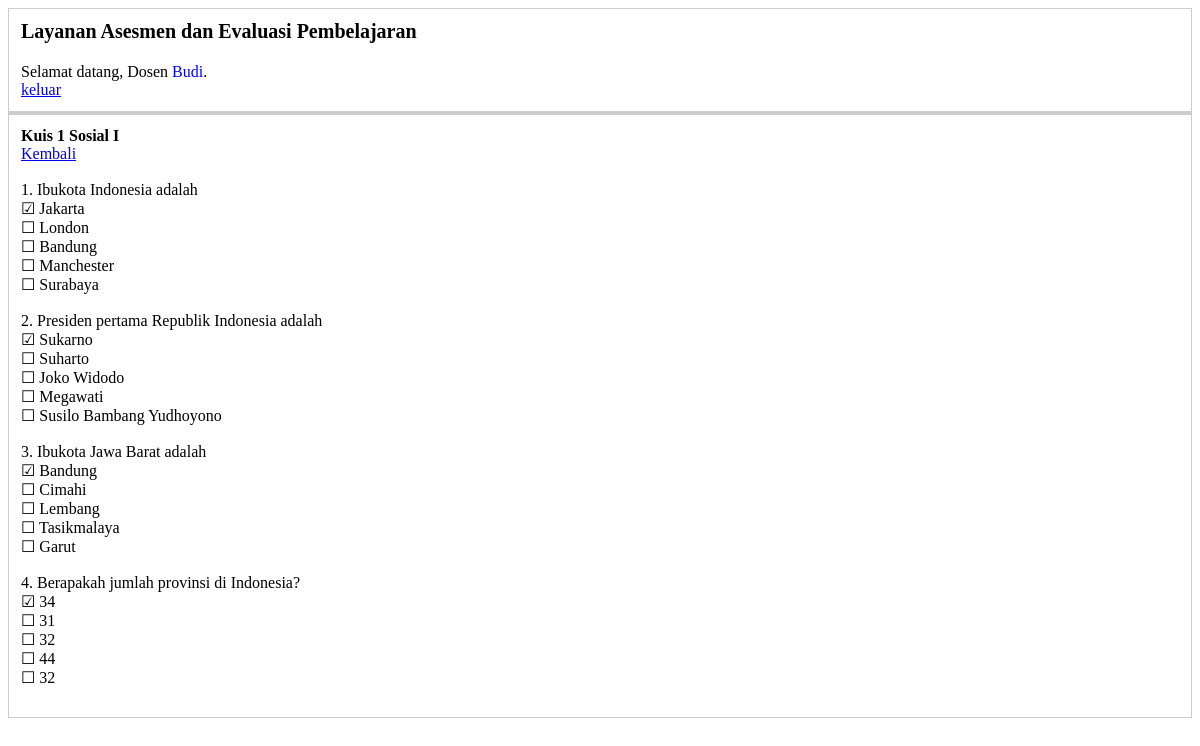
/viewtest.php?testId=1 (signed in), run on the app's committed database.
### tables this page shows
CREATE TABLE `question` (
  `id` int(2) NOT NULL,
  `test_id` int(1) DEFAULT NULL,
  `question` varchar(53) NOT NULL,
  `choice1` varchar(32) DEFAULT NULL,
  `choice2` varchar(11) DEFAULT NULL,
  `choice3` varchar(15) DEFAULT NULL,
  `choice4` varchar(11) DEFAULT NULL,
  `choice5` varchar(100) DEFAULT NULL
);

CREATE TABLE `test` (
  `id` int(1) NOT NULL,
  `course_id` int(1) DEFAULT NULL,
  `type` tinyint(1) NOT NULL,
  `test` varchar(19) DEFAULT NULL,
  `duedate` date DEFAULT NULL
);

### config.php (the view, shortened to what this page needs)
<?php
  function cetak($var)
  { echo $var."<br>"; }
?>

### viewtest.php (shortened to what this page needs)
<link rel="stylesheet" href="style.css">
<div class="header">
<?php
  include("config.php");
  echo "<p class='logo'>Layanan Asesmen dan Evaluasi Pembelajaran</p>";
  echo "Selamat datang, Dosen ";
  echo "<span style='color:blue'>".$_SESSION[user]."</span>.<br>";
  echo "<a href='logout.php'>keluar</a><br>";
?>
</div>
<div class="tab">
</div>
<div class="tabcontent">
<?php
  $sql = "select test, type from test where id = '$_GET[testId]'";
  $result = mysqli_query($db,$sql);
  $test = mysqli_fetch_assoc($result);
  cetak("<span style='font-weight:bold'>".$test[test]."</span>");
  echo "<a href='teacher.php'>Kembali</a><br><br>";
  if($test[type] == 0)
  {
    $sql = "select question.id, question.question, question.choice1, question.choice2, question.choice3, question.choice4, question.choice5
            from test join question
            on test.id = question.test_id
            where test.id = '$_GET[testId]'";
    $result = mysqli_query($db,$sql);
    $question = array();
    while($row = mysqli_fetch_assoc($result))
    { $question[] = $row; }
    $i = 1;
    foreach($question as $question)
    { echo $i.". ";
      echo "<br>";
      $i++;
    }
  }
?>
</div>

### style.css (style rules this page uses)
.tab { overflow: hidden; border: 1px solid #ccc; background-color: #f1f1f1; }
.tabcontent { padding: 12px; border: 1px solid #ccc; }
.header { padding: 12px; border: 1px solid #ccc; }
* { box-sizing: border-box; }
.logo { margin-top: -1px; font-size: 20px; font-weight: bold; }

### data on the page
question: question "Ibukota Indonesia adalah ☑ Jakarta ☐ London ☐ Bandung ☐ Manchester ☐ Surabaya"
question: question "Presiden pertama Republik Indonesia adalah ☑ Sukarno ☐ Suharto ☐ Joko Widodo ☐ Megawati ☐ Susilo Bambang Yudhoyono"
question: question "Ibukota Jawa Barat adalah ☑ Bandung ☐ Cimahi ☐ Lembang ☐ Tasikmalaya ☐ Garut"
question: question "Berapakah jumlah provinsi di Indonesia? ☑ 34 ☐ 31 ☐ 32 ☐ 44 ☐ 32"

### other printed values
$_SESSION[user] "Budi"
$var "Kuis 1 Sosial I"
